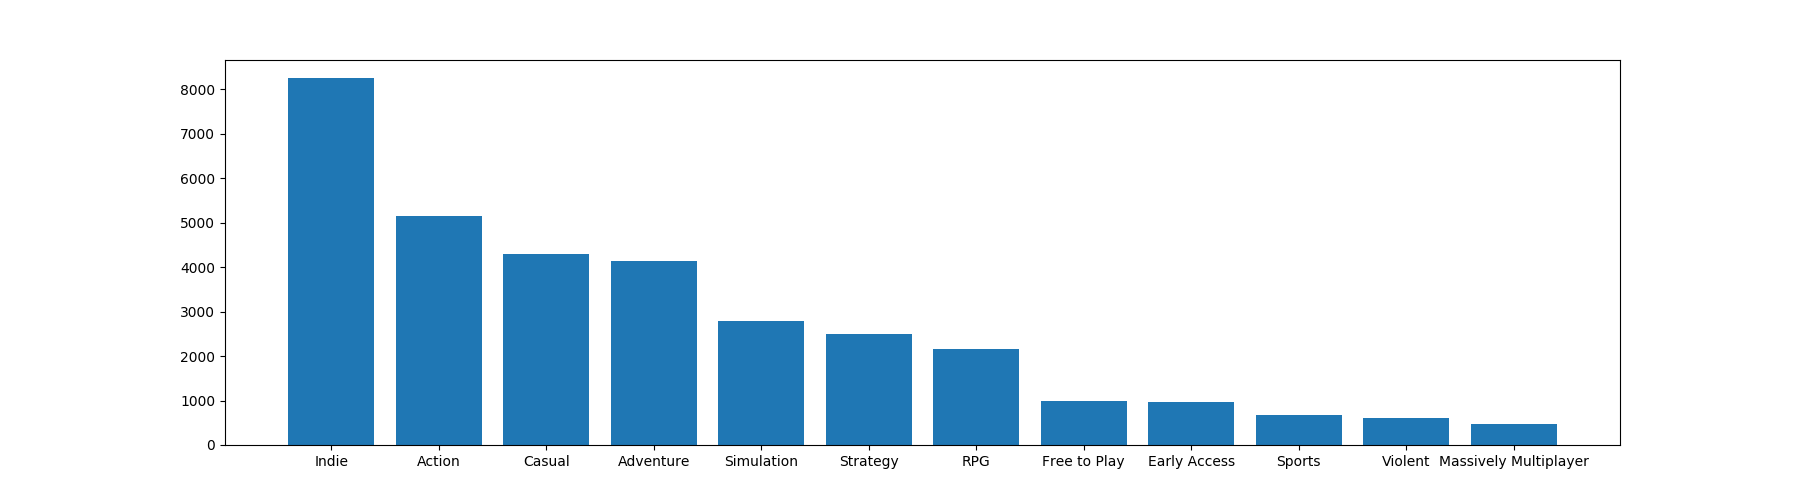

Here is the Python script that generated this plot:
import matplotlib.pyplot as plt

data = {'Indie': 8242, 'Action': 5147, 'Casual': 4302, 'Adventure': 4139,
        'Simulation': 2780, 'Strategy': 2492, 'RPG': 2151, 'Free to Play': 984,
        'Early Access': 956, 'Sports': 673, 'Violent': 607, 'Massively Multiplayer': 467}
names = list(data.keys())
values = list(data.values())

plt.figure(figsize=(18, 5))

plt.bar(names, values)
plt.savefig('genres.png')